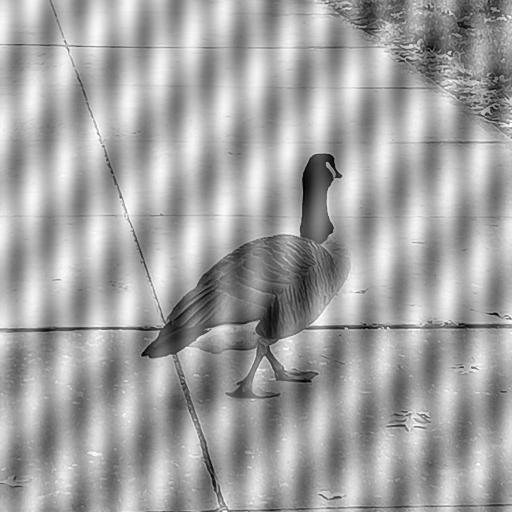
#> input picture Session'24/4. Fourier domain/two_noise.jpeg, 512 x 512 px
$ python butterworth.py   (older library calls are emulated)
#> lines starting #> are read from the running program, lines starting #| are printed output that depends on the picture; after the words box and inside, x2 and y2 are one past the last pixel; in counts of white or black regions, pixels touching at a corner belong together

# Fourier transform - guassian lowpass filter

import cv2
import numpy as np
from matplotlib import pyplot as plt
from copy import deepcopy as dpc
from math import sqrt,exp
import matplotlib
import matplotlib.pyplot as plt


def min_max_normalize(img_inp):
    inp_min = np.min(img_inp)
    inp_max = np.max(img_inp)

    for i in range (img_inp.shape[0]):
        for j in range(img_inp.shape[1]):
            img_inp[i][j] = (((img_inp[i][j]-inp_min)/(inp_max-inp_min))*255)
    return np.array(img_inp, dtype='uint8')


# take input
img_input = cv2.imread('two_noise.jpeg', 0)
#> img_input is the input picture: shape (512, 512); min 0, max 255, mean 162.7
img = dpc(img_input)

image_size = img.shape[0] * img.shape[1]
#> image_size = 262144

# fourier transform
ft = np.fft.fft2(img)
ft_shift = np.fft.fftshift(ft)
magnitude_spectrum_ac =  np.abs(ft_shift)
magnitude_spectrum =  30* np.log(np.abs(magnitude_spectrum_ac)+1)
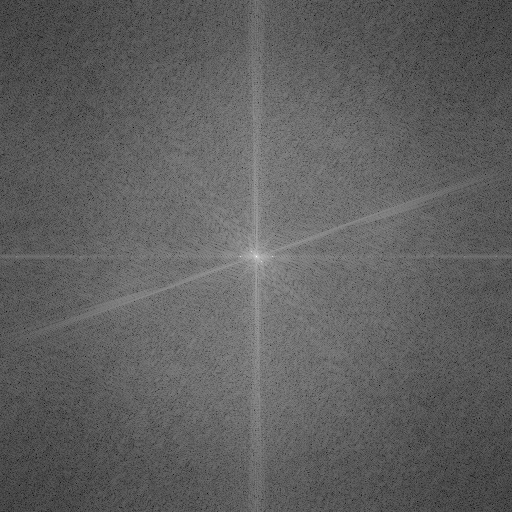
#> magnitude_spectrum: shape (512, 512) float64; min 45.76, max 527.1, mean 226.9; drawn with min black and max white

#mag, ang = cv2.cartToPolar(ft_shift[:,:,0],ft_shift[:,:,1])
ang = np.angle(ft_shift)
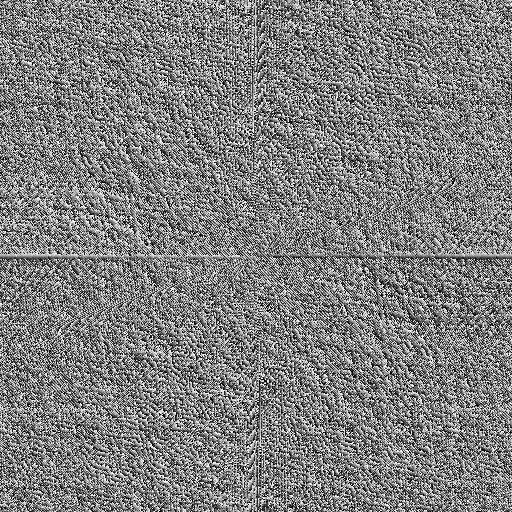
#> ang: shape (512, 512) float64; min -3.14, max 3.14, mean -3.69e-18; drawn with min black and max white

magnitude_spectrum_scaled = cv2.normalize(magnitude_spectrum, None, 0,255,cv2.NORM_MINMAX,dtype=cv2.CV_8U)

#<<<<<<-------------MOUSE EVENT-------------
point_list=[(272,256),(261,261)]
'''
def Capture_Event(event, x, y, flags, params):
    if event == cv2.EVENT_LBUTTONDOWN or event==cv2.EVENT_RBUTTONDOWN:
        print(x,y)
        point_list.append((x,y))

#plt.title("Please select points from the input")
#im = plt.imshow(magnitude_spectrum_scaled, cmap='gray')
cv2.imshow('image', magnitude_spectrum_scaled)
cv2.setMouseCallback('image', Capture_Event)
#plt.show(block=True)
cv2.waitKey(0)
print(point_list)
'''
#-------------MOUSE EVENT------------->>>>>>>>>


D0=5 #float (input("Enter the D0 "))
n = 2

rows, cols = img.shape[0],img.shape[1]
#> rows = 512; cols = 512

base = np.zeros((rows, cols), np.float32)


for x in range(rows):
    for y in range(cols):
        for xp in point_list:
             center = (xp[0],xp[1])

             Dk = sqrt(( (x -center[0])**2) + ((y - center[1])**2))
             center2=((rows-center[0]-1),(cols-center[1]-1))
             Dkk =  sqrt(( (x -center2[0])**2) + ((y - center2[1])**2))
             #if(Dkk > D0 or Dk > D0):
             if Dk ==0:
                 Dk = 1
             if Dkk ==0:
                 Dkk = 1
             base[y][x] += (1.0/(1.0+(D0/Dk)**(2*n))) * (1.0/(1.0+(D0/Dkk)**(2*n)))
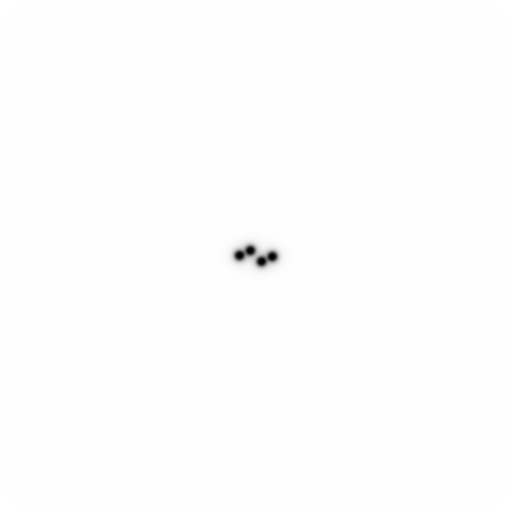
#> base: shape (512, 512) float32; min 0.959, max 2, mean 2; drawn with min black and max white
               #base[rows-x-1][cols-y-1]+= (1.0/(1.0+(D0/Dkk)**(2*n))) #*(1.0/(1.0+(D0/Dk)**(2*n)))
print(center)
filter_normalized = cv2.normalize(base, None, 0, 1.0,cv2.NORM_MINMAX, dtype=cv2.CV_32F)
cv2.imshow("filter", filter_normalized)
cv2.imwrite("filter.jpg", filter_normalized)
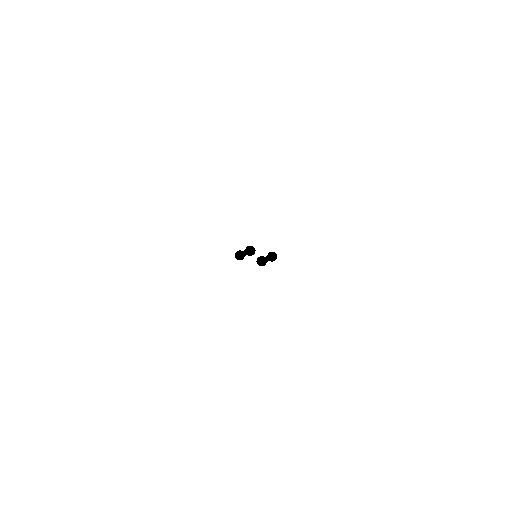
#> saved as filter.jpg: shape (512, 512); values 0 (black) and 1 (white), 99.9% white; 2 black regions, box (x1, y1, x2, y2) and area: (235, 246, 256, 260) 171, (256, 252, 277, 266) 171


float_magnitude_spectrum_ac=np.float32(magnitude_spectrum_ac)

notch_magnitude = np.multiply(base,magnitude_spectrum)
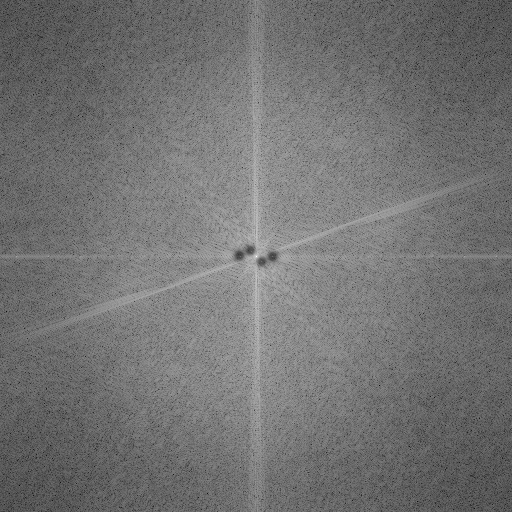
#> notch_magnitude: shape (512, 512) float64; min 91.52, max 894.5, mean 453.1; drawn with min black and max white
#result_magnitude_spectrum_scaled = 20 * np.log(notch_magnitude+1)
result_magnitude_spectrum_scaled=min_max_normalize(notch_magnitude)
#> in min_max_normalize, `inp_min = np.min(img_inp)`: inp_min = 91.52
#> in min_max_normalize, `inp_max = np.max(img_inp)`: inp_max = 894.5
result_magnitude_spectrum_ac = np.exp(notch_magnitude / 30) - 1
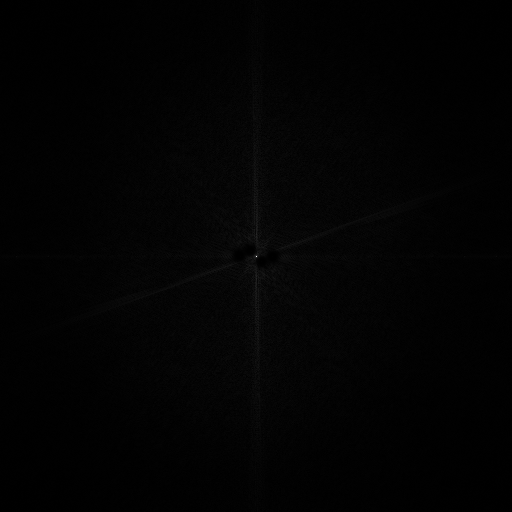
#> result_magnitude_spectrum_ac: shape (512, 512) float64; min 0, max 4913.8, mean 58.6; drawn with min black and max white
## phase add
notch_result_phase = np.multiply(result_magnitude_spectrum_ac, np.exp(1j*ang))


# inverse fourier
img_back = np.real(np.fft.ifft2(np.fft.ifftshift(notch_result_phase)))
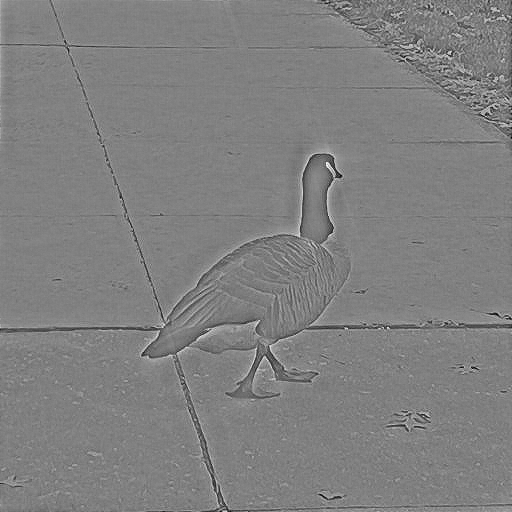
#> img_back: shape (512, 512) float64; min -1.51, max 1.53, mean 0.0187; drawn with min black and max white
img_back_scaled = min_max_normalize(img_back)

## plot

cv2.imshow("input", img_input)
cv2.imshow("input spectrum", magnitude_spectrum_scaled)
cv2.imshow("Result Magnitude Spectrum",result_magnitude_spectrum_scaled)
cv2.imshow("Inverse transform",img_back_scaled)


cv2.imwrite('magnitude_spectrum_scaled.jpg',magnitude_spectrum_scaled)
cv2.imwrite("Result Magnitude Spectrum.jpg",result_magnitude_spectrum_scaled)
cv2.imwrite("Inverse transform_.jpg",img_back_scaled)


cv2.waitKey(0)
cv2.destroyAllWindows()
